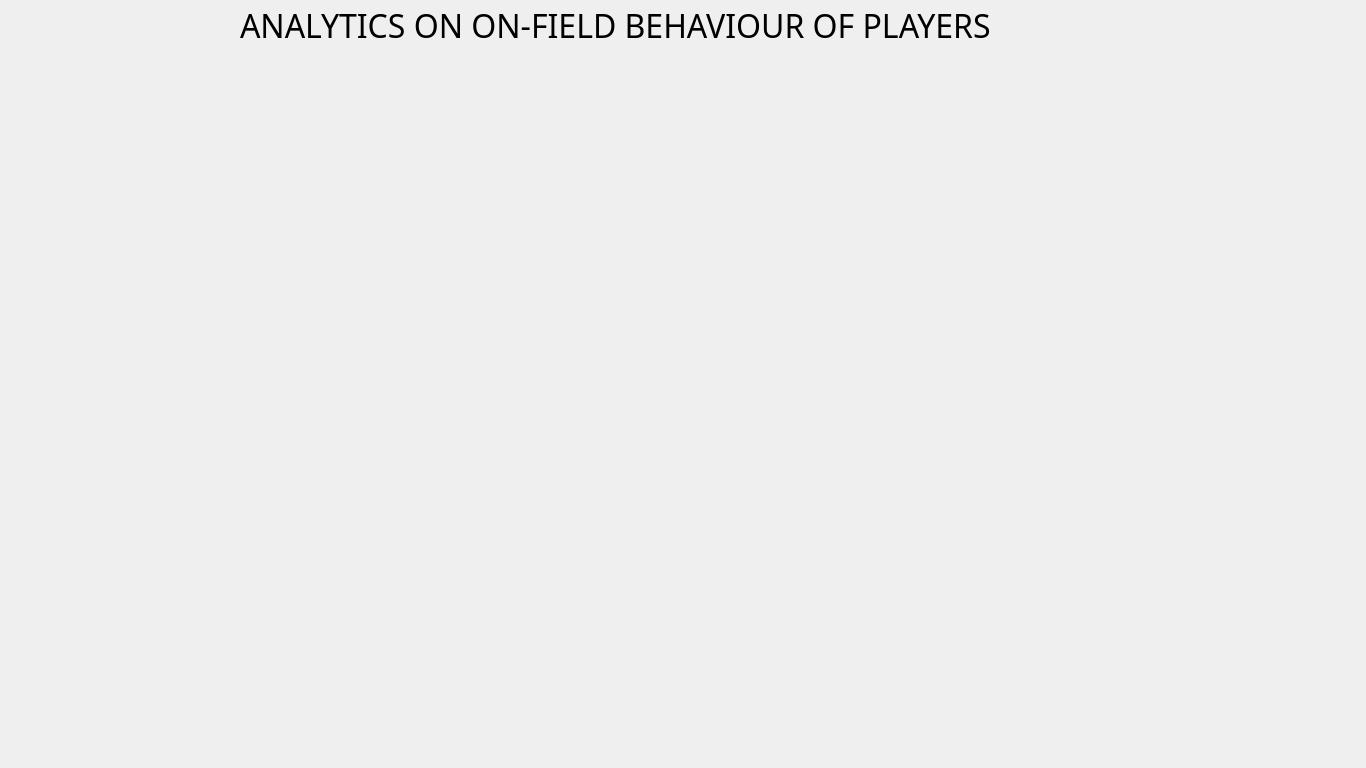
<?xml version="1.0" encoding="UTF-8"?>
<ui version="4.0">
 <class>analysis2</class>
 <widget class="QDialog" name="analysis2">
  <property name="geometry">
   <rect>
    <x>0</x>
    <y>0</y>
    <width>1366</width>
    <height>768</height>
   </rect>
  </property>
  <property name="windowTitle">
   <string>Analytics on on-field behavior of players</string>
  </property>
  <widget class="QLabel" name="background3">
   <property name="geometry">
    <rect>
     <x>0</x>
     <y>0</y>
     <width>1366</width>
     <height>768</height>
    </rect>
   </property>
   <property name="text">
    <string/>
   </property>
   <property name="pixmap">
    <pixmap resource="resources.qrc">:/background3.jpg</pixmap>
   </property>
   <property name="scaledContents">
    <bool>true</bool>
   </property>
  </widget>
  <widget class="QLabel" name="heading">
   <property name="geometry">
    <rect>
     <x>240</x>
     <y>10</y>
     <width>881</width>
     <height>31</height>
    </rect>
   </property>
   <property name="font">
    <font>
     <family>ErgoeExtrabold</family>
     <pointsize>24</pointsize>
     <underline>true</underline>
    </font>
   </property>
   <property name="text">
    <string>ANALYTICS ON ON-FIELD BEHAVIOUR OF PLAYERS</string>
   </property>
  </widget>
  <widget class="QLabel" name="mean">
   <property name="geometry">
    <rect>
     <x>250</x>
     <y>60</y>
     <width>381</width>
     <height>311</height>
    </rect>
   </property>
   <property name="text">
    <string/>
   </property>
   <property name="pixmap">
    <pixmap resource="resources.qrc">:/complete-fifa-2017-player-dataset-global/Solution/Mean.png</pixmap>
   </property>
   <property name="scaledContents">
    <bool>true</bool>
   </property>
  </widget>
  <widget class="QLabel" name="median">
   <property name="geometry">
    <rect>
     <x>690</x>
     <y>60</y>
     <width>371</width>
     <height>311</height>
    </rect>
   </property>
   <property name="text">
    <string/>
   </property>
   <property name="pixmap">
    <pixmap resource="resources.qrc">:/complete-fifa-2017-player-dataset-global/Solution/Median.png</pixmap>
   </property>
   <property name="scaledContents">
    <bool>true</bool>
   </property>
  </widget>
  <widget class="QLabel" name="mode">
   <property name="geometry">
    <rect>
     <x>260</x>
     <y>400</y>
     <width>371</width>
     <height>311</height>
    </rect>
   </property>
   <property name="text">
    <string/>
   </property>
   <property name="pixmap">
    <pixmap resource="resources.qrc">:/complete-fifa-2017-player-dataset-global/Solution/Mode.png</pixmap>
   </property>
   <property name="scaledContents">
    <bool>true</bool>
   </property>
  </widget>
  <widget class="QLabel" name="standardDeviation">
   <property name="geometry">
    <rect>
     <x>690</x>
     <y>400</y>
     <width>371</width>
     <height>311</height>
    </rect>
   </property>
   <property name="text">
    <string/>
   </property>
   <property name="pixmap">
    <pixmap resource="resources.qrc">:/complete-fifa-2017-player-dataset-global/Solution/SD.png</pixmap>
   </property>
   <property name="scaledContents">
    <bool>true</bool>
   </property>
  </widget>
 </widget>
 <resources>
  <include location="resources.qrc"/>
 </resources>
 <connections/>
</ui>
